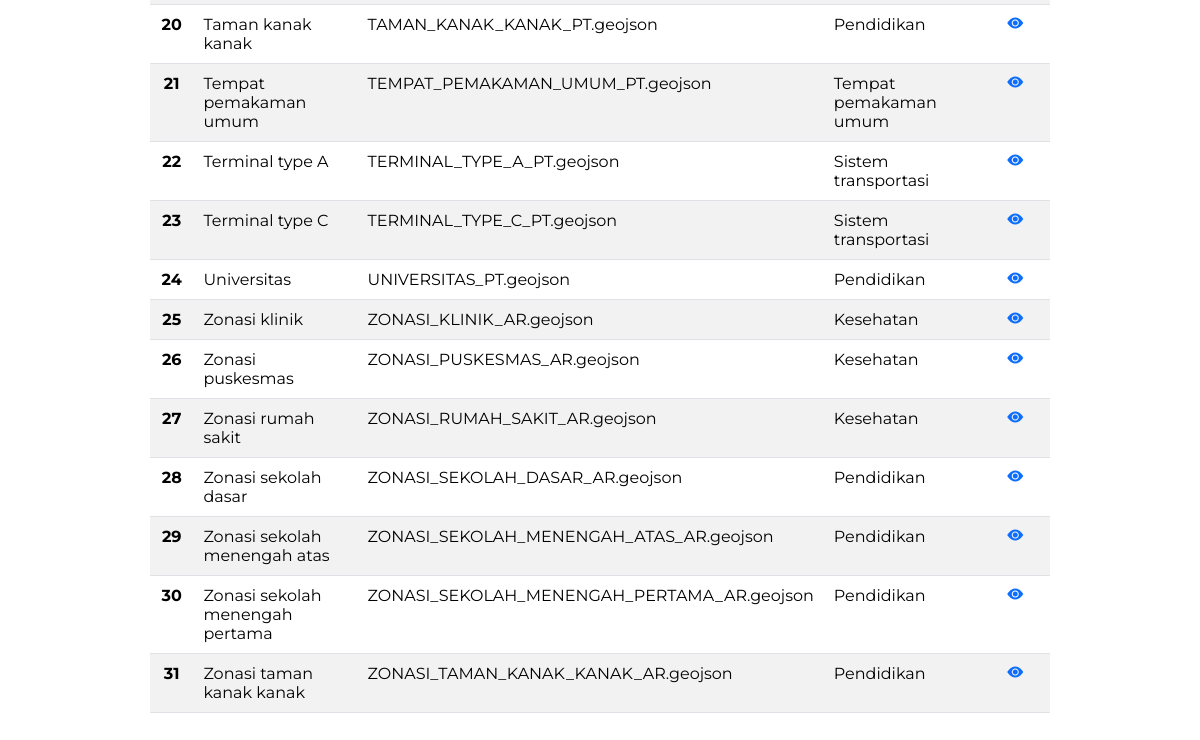
The app's page /backend/daftar-sarana.php (signed in, lower part), older data.
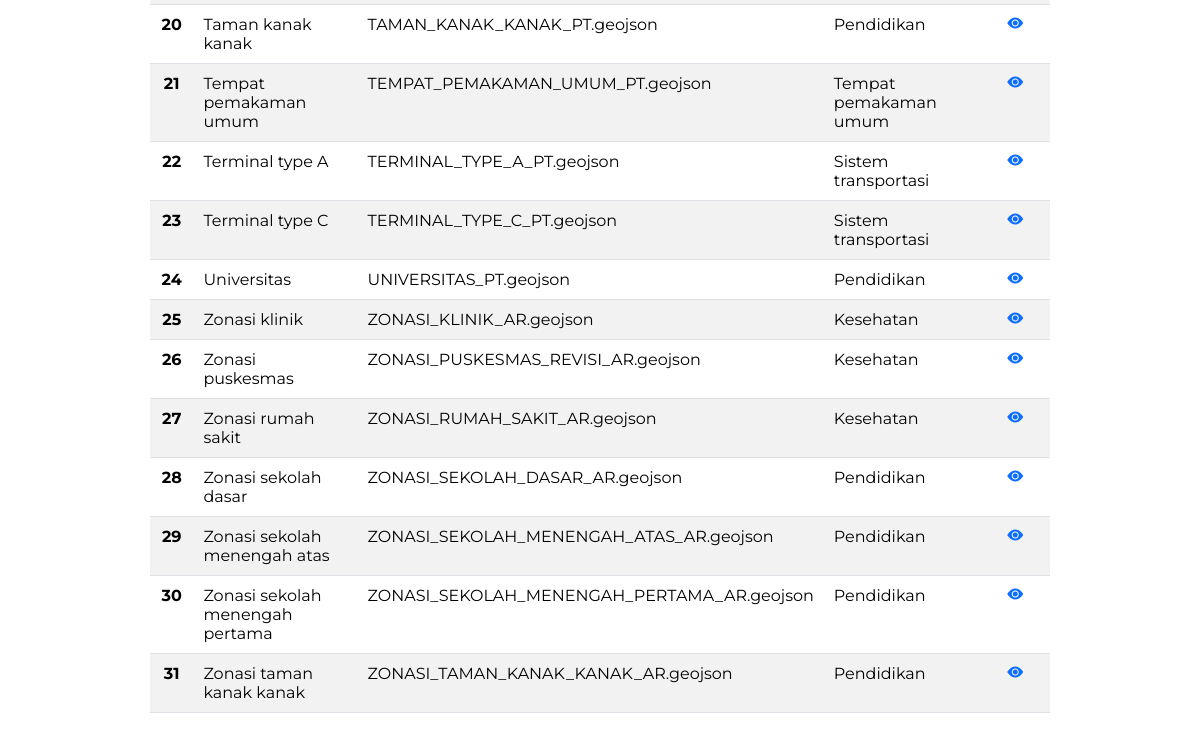
The same page, newer data.
### tables this page shows
CREATE TABLE `sarana` (
  `id` int NOT NULL,
  `nama_sarana` varchar(255) DEFAULT NULL,
  `file_json` varchar(255) DEFAULT NULL,
  `icon` varchar(255) DEFAULT NULL,
  `icon_id` varchar(255) DEFAULT NULL,
  `checkbox_id` varchar(255) DEFAULT NULL,
  `kategori_id` int DEFAULT NULL,
  `id_jenis_sarana` int NOT NULL,
  `hide` int DEFAULT '1'
);

CREATE TABLE `kategori_data` (
  `id_kategori` int NOT NULL,
  `nama_kategori` varchar(255) DEFAULT NULL
);

### backend/daftar-sarana.php (called while the page is built, shortened)
<?php
require 'functions/functions.php';
$getdata = query("SELECT * FROM sarana JOIN kategori_data ON sarana.kategori_id = kategori_data.id_kategori ORDER BY sarana.nama_sarana ASC");
$i = 0;
require 'views/daftar-sarana.view.php';

### backend/functions/functions.php (called while the page is built, shortened)
<?php
include_once 'sweetalert.php';
if (!function_exists('koneksi')) {
    function koneksi()
    {
        $conn = mysqli_connect("localhost", "root", "", "webgis_cilegon");
        return $conn;
    }
}
if (!function_exists('query')) {
    function query($sql, $params = [])
    {
        $conn = koneksi();
        $stmt = mysqli_prepare($conn, $sql);
        $result = mysqli_stmt_execute($stmt);
        $rows = [];
        $result_set = mysqli_stmt_get_result($stmt);
        while ($row = mysqli_fetch_assoc($result_set)) {
            $rows[] = $row;
        }
        return $rows;
    }
}

### backend/views/daftar-sarana.view.php (the view, shortened to what this page needs)
<?php include 'views/partials/starter-head.php' ?>
<div class="container-fluid">
    <div class="row w-75 m-auto">
        <div id="search-container">
            <div class="table-responsive">
                <table class="table table-striped m-auto mt-1 mb-5">
                    <tbody>
                        <?php foreach ($getdata as $i => $a) : ?>
                        <tr>
                            <th class="text-center" scope="row"><?= $i + 1; ?></th>
                            <td><?= $a['nama_sarana']; ?></td>
                            <td><?= $a['file_json']; ?></td>
                            <td><?= $a['nama_kategori']; ?></td>
                            <td class="text-center"><a href="detail-sarana?id=<?= $a["id"] ?>"><i
                                        class="bi bi-eye-fill"></i></a></td>
                        </tr>
                        <?php endforeach; ?>
                    </tbody>
                </table>
            </div>
        </div>
    </div>
</div>
<?php include 'views/partials/starter-foot.php' ?>

Row changes from the older to the newer data that the page shows:
changed sarana "Zonasi puskesmas": file_json "ZONASI_PUSKESMAS_AR.geojson" → "ZONASI_PUSKESMAS_REVISI_AR.geojson"
